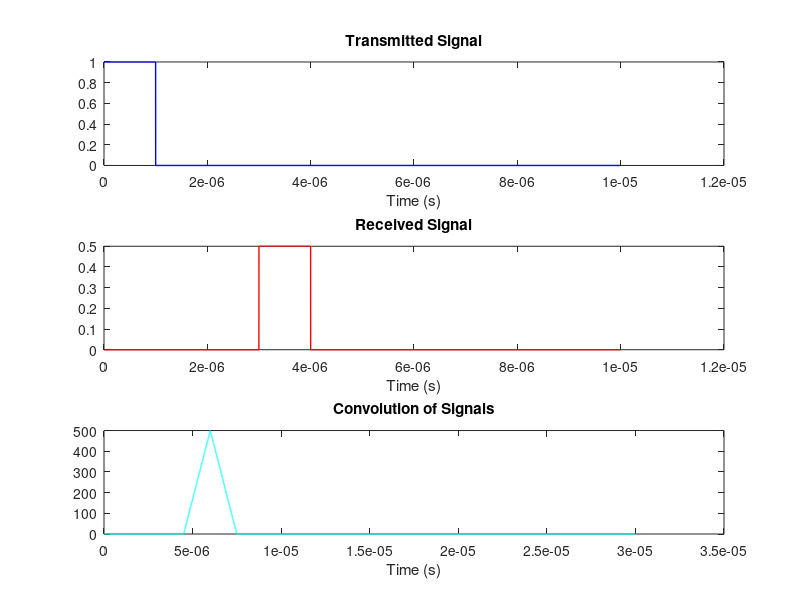
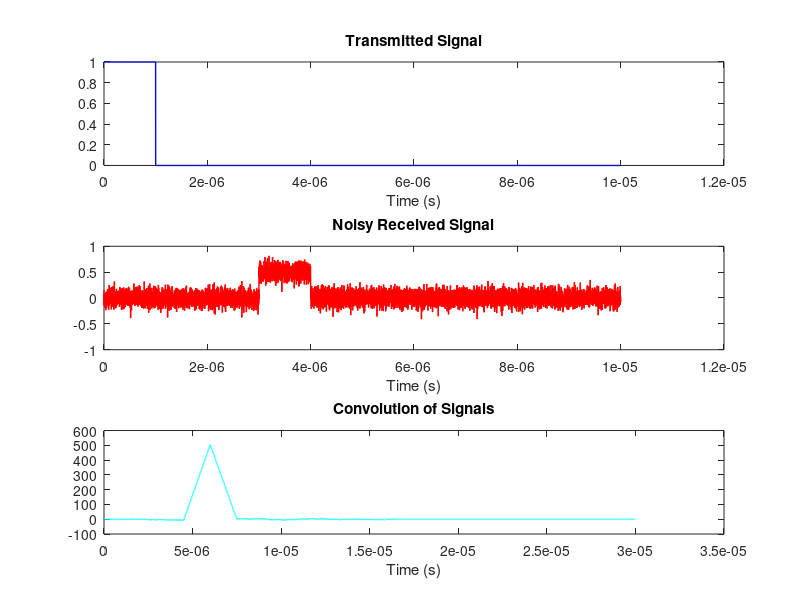

MATLAB code for these plots, in order:

clc;
clear;
close all;

ts = 1e-9;        
T = 1e-5;         
tau = 1e-6;       

C = 3e8;          
R = 450;          
alpha = 0.5;     
td = (2 * R) / C; 

t = 0:ts:T;

N = round(tau / ts);
sentSignal = zeros(size(t));
sentSignal(1 : N) = 1;
td_index = round(td / ts);
receivedSignal = zeros(size(t));
receivedSignal(td_index : td_index + N) = alpha;


figure;

subplot(3, 1, 1);
plot(t, sentSignal, 'b', 'LineWidth', 1);
title('Transmitted Signal');
xlabel('Time (s)');

subplot(3, 1, 2);
plot(t, receivedSignal, 'r', 'LineWidth', 1);
title('Received Signal');
xlabel('Time (s)');

%% 2.2
co = conv(sentSignal, receivedSignal);
t_conv = linspace(0, T + (length(co) - 1) * ts, length(co));  
subplot(3, 1, 3);
plot(t_conv, co, 'c', 'LineWidth', 1);
title('Convolution of Signals');
xlabel('Time (s)');
[MAXCO, td1] = max(co);
td1 = td1*ts - tau;
R1 = td1 * C / 2; 
fprintf('Calculated Distance: %.2f meters\n', R1);

%% 2.3
noisePower = 0.1;  
noisyReceivedSignal = receivedSignal + noisePower * randn(size(receivedSignal));
figure;

subplot(3, 1, 1);
plot(t, sentSignal, 'b', 'LineWidth', 1);
title('Transmitted Signal');
xlabel('Time (s)');

subplot(3, 1, 2);
plot(t, noisyReceivedSignal, 'r', 'LineWidth', 1);
title('Noisy Received Signal');
xlabel('Time (s)');

co = conv(sentSignal, noisyReceivedSignal);
t_conv = linspace(0, T + (length(co) - 1) * ts, length(co));  
subplot(3, 1, 3);
plot(t_conv, co, 'c', 'LineWidth', 1);
title('Convolution of Signals');
xlabel('Time (s)');

[MAXCO, td1] = max(co);
td1 = td1*ts - tau;
R1 = td1 * C / 2; 
fprintf('Calculated Distance for noisy signal: %.2f meters\n', R1);

if abs(R1 - R) < 10
    disp('Distance estimation is accurate within 10 meters.');
else
    disp('Distance estimation error is greater than 10 meters.');
end

%%